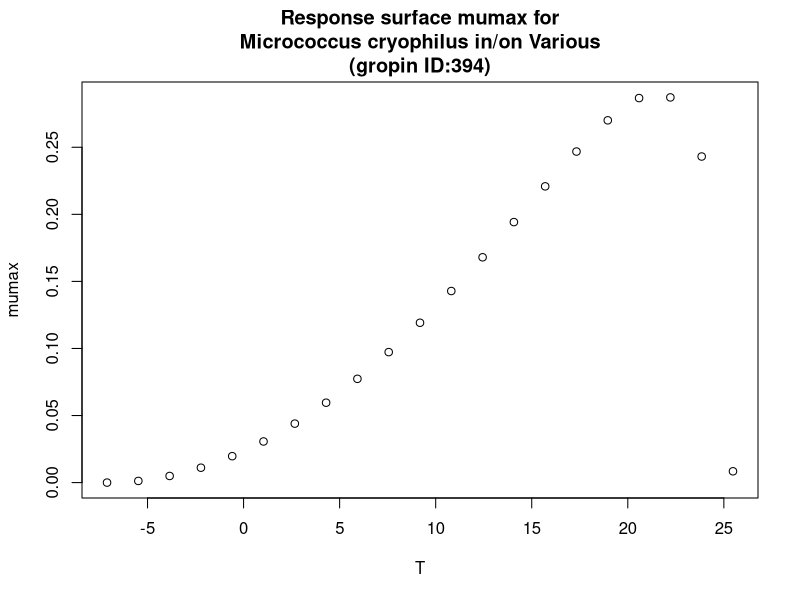

R code for this plot:
#############################
# start of Parameter script
#############################
T <- seq(-7.1071,25.4745254745255,length.out=21)
#############################
# end of Parameter script
#############################
############################# 
# start of Model script Gropin ID 394 
#############################
 
# constant coefficients for this model
 
variables <- data.frame(T)
argumentsPar <- expand.grid(variables)
 
# heart of the model
response_surface <- function(T) {
   mumax <-(2.9*(10^-1)*(T-25.5)*((T+7.1)^2))/((21.5+7.1)*((21.5+7.1)*(T-21.5)-(21.5-25.5)*(21.5-7.1-2*T)))

return(mumax=mumax)
} 

# output parameters
responseSurface <- cbind(argumentsPar,response_surface(argumentsPar['T']))
colnames(responseSurface) <- c(colnames(argumentsPar),'mumax')
#############################
# End of Model script
#############################
############################# 
# start of Visualisation script Gropin ID 394 
#############################
plot(T,responseSurface$'mumax',xlab='T',
                          ylab='mumax',main='Response surface mumax for
Micrococcus cryophilus in/on Various
(gropin ID:394)')
#############################
# End of Visualisation script
#############################
